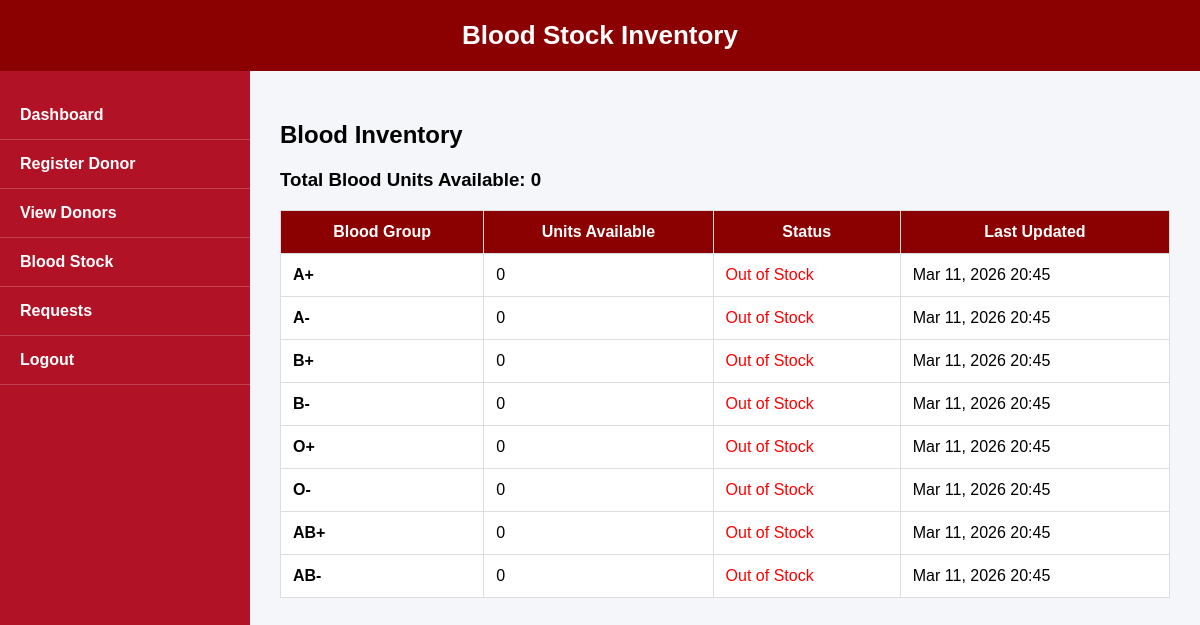
The app's page /bloodbank/blood_stock.php with its own data.
### tables this page shows
CREATE TABLE IF NOT EXISTS blood_inventory (
    id INT AUTO_INCREMENT PRIMARY KEY,
    blood_group ENUM('A+', 'A-', 'B+', 'B-', 'O+', 'O-', 'AB+', 'AB-') NOT NULL UNIQUE,
    units_available INT DEFAULT 0,
    last_updated TIMESTAMP DEFAULT CURRENT_TIMESTAMP ON UPDATE CURRENT_TIMESTAMP
);

### bloodbank/blood_stock.php (the view, shortened to what this page needs)
<?php
include '../db_connect.php/db_connect.php';
$sql = "SELECT * FROM blood_inventory ORDER BY blood_group";
$result = mysqli_query($conn, $sql);
$total_sql = "SELECT SUM(units_available) as total FROM blood_inventory";
$total_result = mysqli_query($conn, $total_sql);
$total_row = mysqli_fetch_assoc($total_result);
$total_units = $total_row['total'] ?? 0;
?>
<!DOCTYPE html>
<html>
<head>
    <link rel="stylesheet" href="style.css">
</head>
<body>
<div class="header">Blood Stock Inventory</div>
<div class="container">
<div class="sidebar">
    <a href="dashboard.php">Dashboard</a>
    <a href="register_donor.php">Register Donor</a>
    <a href="view_donors.php">View Donors</a>
    <a href="blood_stock.php">Blood Stock</a>
    <a href="requests.php">Requests</a>
    <a href="logout.php">Logout</a>
</div>
<div class="main">
    <h2>Blood Inventory</h2>
    <div class="summary">
        <h3>Total Blood Units Available: <?php echo $total_units; ?></h3>
    </div>
    <?php if (mysqli_num_rows($result) > 0): ?>
    <table border="1" cellpadding="10" cellspacing="0">
        <thead>
            <tr>
                <th>Blood Group</th>
                <th>Units Available</th>
                <th>Status</th>
                <th>Last Updated</th>
            </tr>
        </thead>
        <tbody>
            <?php while ($row = mysqli_fetch_assoc($result)): ?>
            <tr>
                <td><strong><?php echo $row['blood_group']; ?></strong></td>
                <td><?php echo $row['units_available']; ?></td>
                <td>
                    <?php
                    if ($row['units_available'] == 0) {
                        echo '<span style="color: red;">Out of Stock</span>';
                    } elseif ($row['units_available'] < 5) {
                        echo '<span style="color: orange;">Low Stock</span>';
                    } else {
                        echo '<span style="color: green;">Available</span>';
                    }
                    ?>
                </td>
                <td><?php echo date('M d, Y H:i', strtotime($row['last_updated'])); ?></td>
            </tr>
            <?php endwhile; ?>
        </tbody>
    </table>
    <?php else: ?>
    <p>No blood inventory data available.</p>
    <?php endif; ?>
</div>
</div>
</body>
</html>

### bloodbank/style.css (style rules this page uses)
body { margin: 0; font-family: Arial, Helvetica, sans-serif; background: #f4f6f9; }
.header { background: #8b0000; color: white; padding: 20px; text-align: center; font-size: 26px; font-weight: bold; }
.container { display: flex; min-height: 100vh; }
.sidebar { width: 250px; background: #b11226; color: white; padding-top: 20px; }
.sidebar a { display: block; padding: 15px 20px; color: white; text-decoration: none; font-weight: bold; border-bottom: 1px solid rgba(255,255,255,0.2); }
.main { flex: 1; padding: 30px; }
table { width: 100%; border-collapse: collapse; background: white; }
table th, table td { padding: 12px; border: 1px solid #ddd; }
table th { background: #8b0000; color: white; }

### records on screen
blood_inventory: blood_group "A+", units_available "0", shows "Out of Stock", last_updated "Mar 11, 2026 20:45"
blood_inventory: blood_group "A-", units_available "0", shows "Out of Stock", last_updated "Mar 11, 2026 20:45"
blood_inventory: blood_group "B+", units_available "0", shows "Out of Stock", last_updated "Mar 11, 2026 20:45"
blood_inventory: blood_group "B-", units_available "0", shows "Out of Stock", last_updated "Mar 11, 2026 20:45"
blood_inventory: blood_group "O+", units_available "0", shows "Out of Stock", last_updated "Mar 11, 2026 20:45"
blood_inventory: blood_group "O-", units_available "0", shows "Out of Stock", last_updated "Mar 11, 2026 20:45"
blood_inventory: blood_group "AB+", units_available "0", shows "Out of Stock", last_updated "Mar 11, 2026 20:45"
blood_inventory: blood_group "AB-", units_available "0", shows "Out of Stock", last_updated "Mar 11, 2026 20:45"

### other values on screen
$total_units "0"
